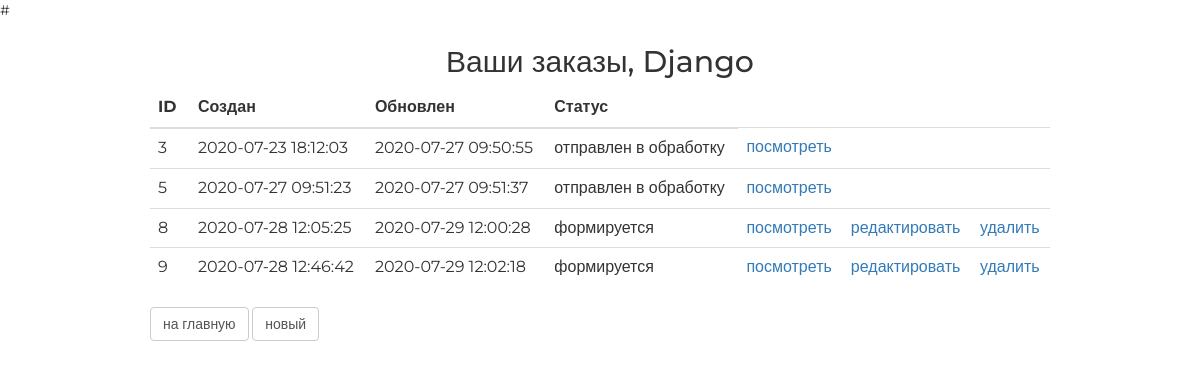
The app's page /orders/ (signed in), older data.
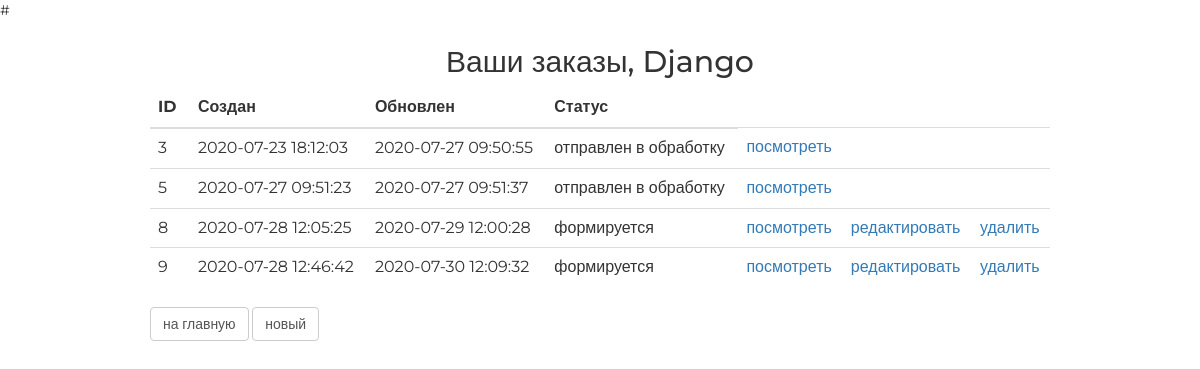
The same page, newer data.
### ordersapp/models.py (models this page shows, shortened)
class Order(models.Model):
    FORMING = 'FM'
    SENT_TO_PROCEED = 'STP'
    PROCEED = 'PRD'
    PAID = 'PD'
    READY = 'RDY'
    CANCEL = 'CNC'
    ORDER_STATUS_CHOICES = (
        (FORMING, 'формируется'),
        (SENT_TO_PROCEED, 'отправлен в обработку'),
        (PROCEED, 'оплачен'),
        (PAID, 'обрабатывается'),
        (READY, 'готов к выдаче'),
        (CANCEL, 'отменён'),
    )
    user = models.ForeignKey(get_user_model(), on_delete=models.CASCADE)
    created = models.DateTimeField(verbose_name='Создан', auto_now_add=True)
    updated = models.DateTimeField(verbose_name='Обновлён', auto_now=True)
    status = models.CharField(verbose_name='Статус',
                              max_length=3,
                              choices=ORDER_STATUS_CHOICES,
                              default=FORMING)
    is_active = models.BooleanField(verbose_name='активен', default=True)
    class Meta:
        ordering = ('pk',)
        verbose_name = 'заказ'
        verbose_name_plural = 'заказы'

### ordersapp/views.py (the view)
# urls.py: path('', ordersapp.OrderList.as_view(), name='index'),
class OrderList(ListView):
    model = Order
    def get_queryset(self):
        return self.request.user.order_set.all()

### basketapp/context_processors.py (called while the page is built)
def basket(request):
    if request.user.is_authenticated:
        basket = request.user.basket.all()
    else:
        basket = []
    return {
        'basket':basket,
    }

### mainapp/context_processors.py (called while the page is built)
def menu(request):
    menu = ProductCategory.objects.filter(is_active=True)
    return {
        'categories': menu,
    }

### ordersapp/templates/ordersapp/order_list.html
#{% extends 'ordersapp/base.html' %}
{% load static %}
{% block container %}
    <div class="h2 text-center head">
        Ваши заказы, {{ user.first_name|default:'пользователь'|title }}
    </div>
    <table class="table orders_list">
        <thead>
        <tr>
            <th>ID</th>
            <th>Создан</th>
            <th>Обновлен</th>
            <th>Статус</th>
        </tr>
        </thead>
        <tbody>
        {% for item in object_list %}
            <tr>
                <td class="td1 orders_list">{{ item.pk }}</td>
                <td>{{ item.created|date:"Y-m-d H:i:s" }}</td>
                <td>{{ item.updated|date:"Y-m-d H:i:s" }}</td>
                <td>{{ item.get_status_display }}</td>
                <td>
                    <a href="{% url 'ordersapp:order_read' item.pk %}">
                        посмотреть
                    </a>
                </td>
                <td>
                    {% if item.status == 'FM' %}
                        <a href="{% url 'ordersapp:order_update' item.pk %}">
                            редактировать
                        </a>
                    {% endif %}
                </td>
                <td>
                    {% if item.status == 'FM' %}
                        <a href="{% url 'ordersapp:order_delete' item.pk %}">
                            удалить
                        </a>
                    {% endif %}
                </td>
            </tr>
        {% endfor %}
        </tbody>
    </table>
    <button class="btn btn-default btn-round">
        <a href="{% url 'main:index' %}">
            на главную
        </a>
    </button>
    <button class="btn btn-default btn-round">
        <a href="{% url 'ordersapp:order_create' %}">
            новый
        </a>
    </button>
{% endblock %}

Row changes from the older to the newer data that the page shows:
changed Order id 9: updated "2020-07-29 12:02:18" → "2020-07-30 12:09:32"
